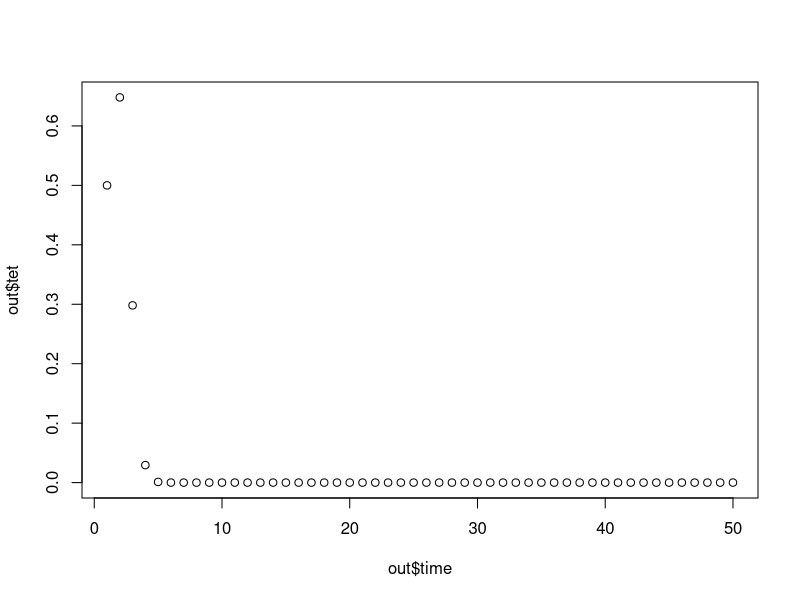
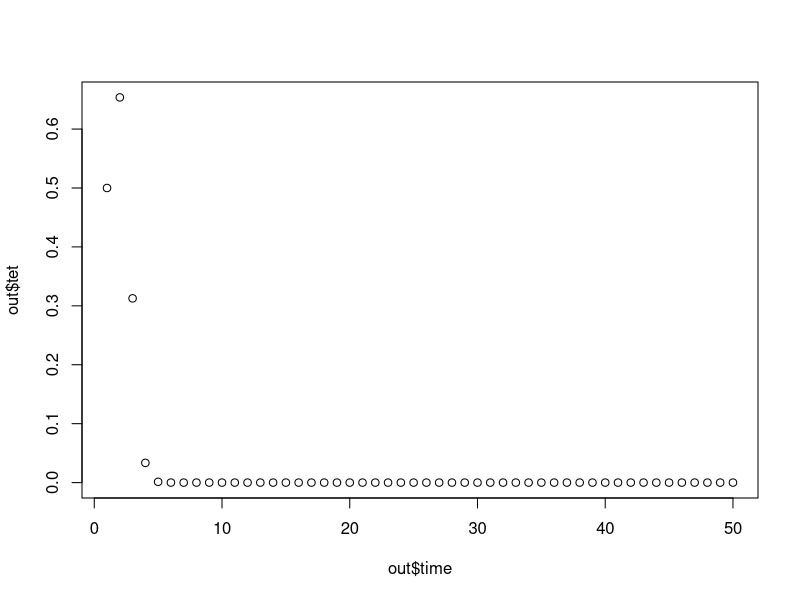
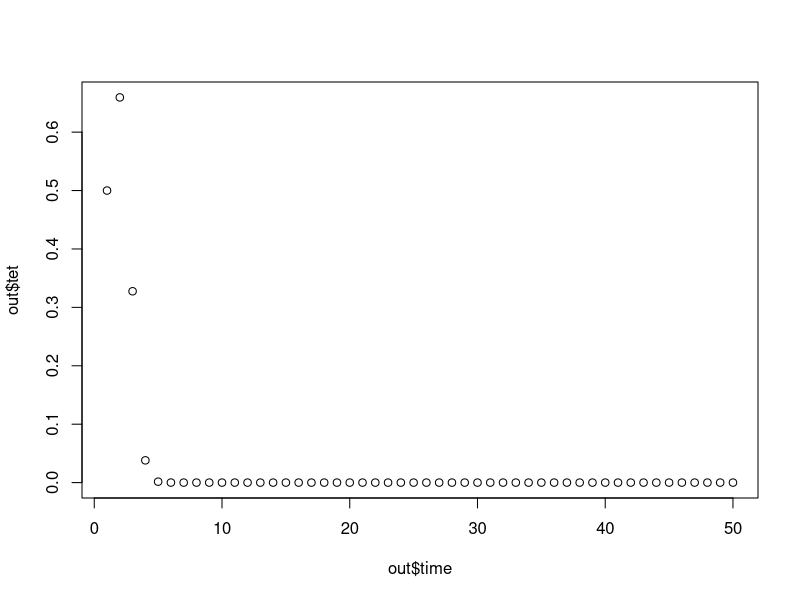
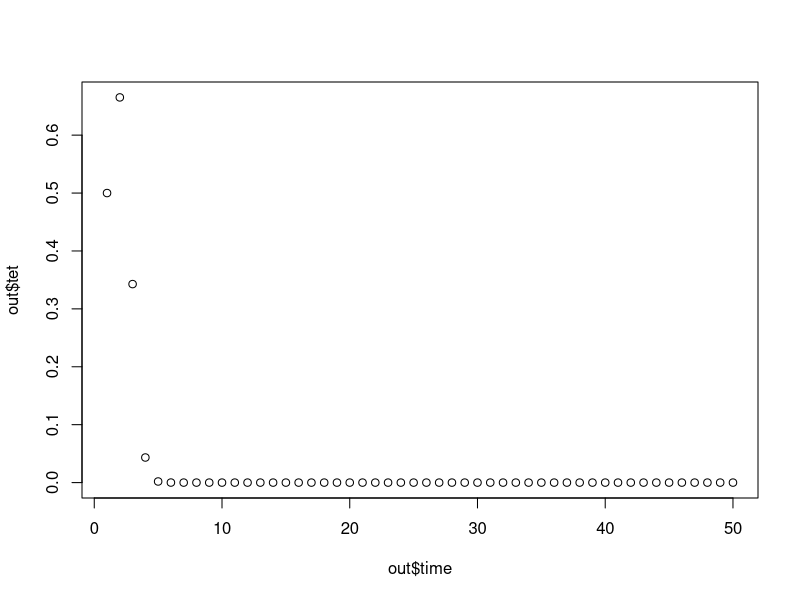
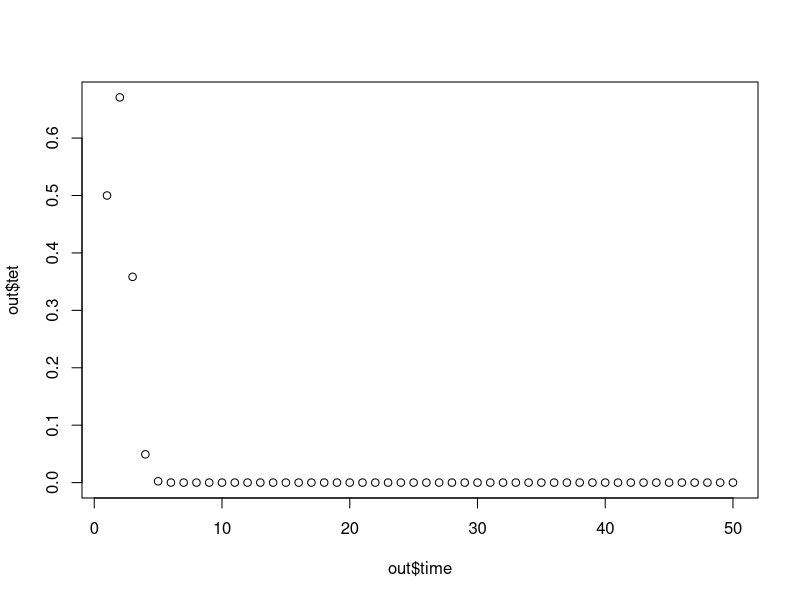
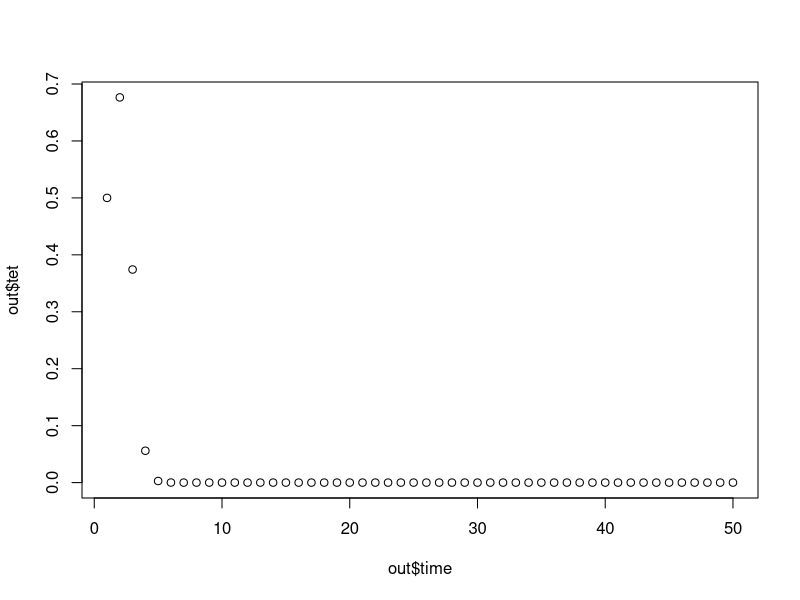
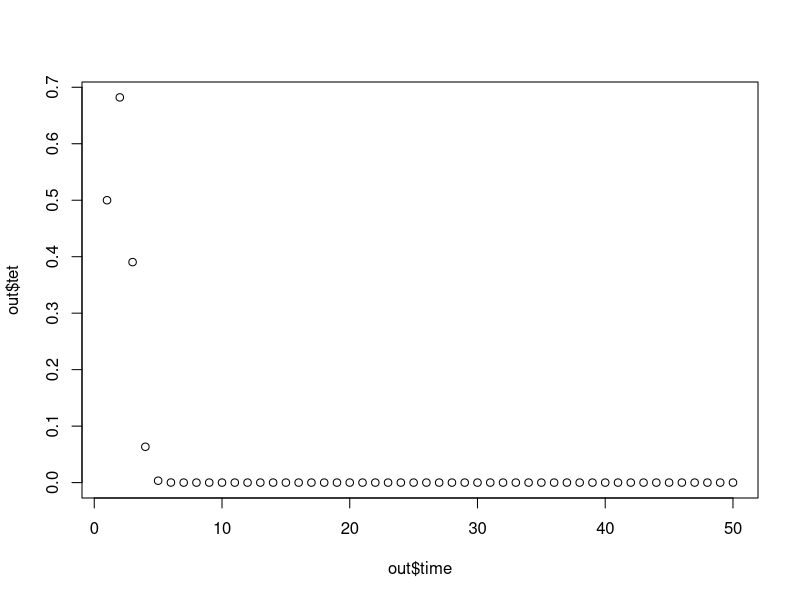
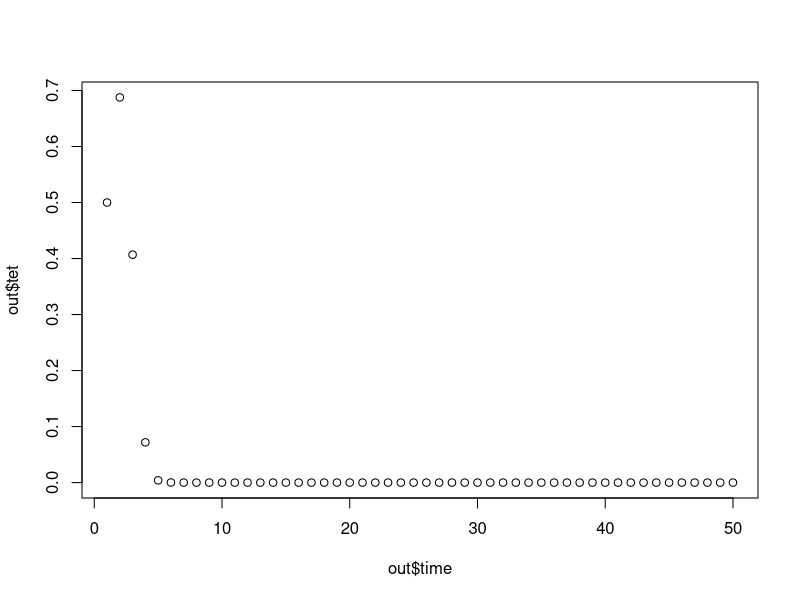

These figures' R source, in order:
library(deSolve)
library(lme4)
#ampicillin concentration and position
ampconc <- seq(0, 1, by = 0.01)
ampco <- rev((exp(ampconc) / 2.72))
for (a in ampco) {
  parameters = c(
    ampc = a,
    trate = 1.5,
    degtc = 1,
    synrate = 1.5
  )
  #ode model of tetC levels and tet level in the cell
  state <- c(tet = 0.5,
             tetc = .025)
  
  tetconc <- function(t, state, parameters) {
    with(as.list(c(state, parameters)), {
      dtet = (tet) - (trate * tetc) * (tet) / (0.5 + tet)
      dtetc = synrate * ampc - (degtc * tetc)
      list(c(dtet, dtetc))
    })
  }
  out <-
    as.data.frame(ode(
      y = state,
      times = seq(1, 50),
      func = tetconc,
      parms = parameters,
      #method = "lsoda"
    ))
  
  tail(out)
  plot(x = out$time,
       y = out$tet)
}
